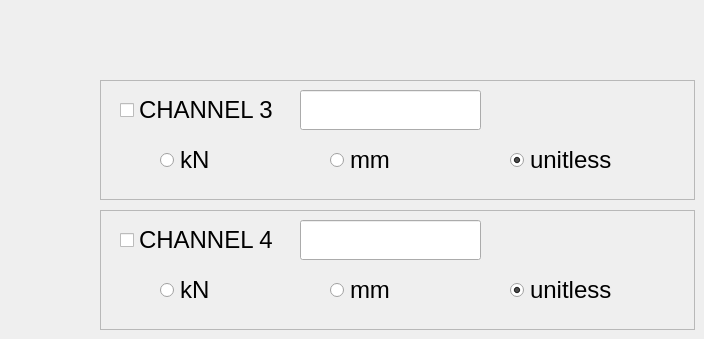
      <widget class="QWidget" name="tab_channels">
       <attribute name="title">
        <string/>
       </attribute>
       <widget class="QFrame" name="frame_4">
        <property name="geometry">
         <rect>
          <x>100</x>
          <y>210</y>
          <width>595</width>
          <height>120</height>
         </rect>
        </property>
        <property name="frameShape">
         <enum>QFrame::StyledPanel</enum>
        </property>
        <property name="frameShadow">
         <enum>QFrame::Raised</enum>
        </property>
        <widget class="QLineEdit" name="lineEdit_ch4_name">
         <property name="geometry">
          <rect>
           <x>200</x>
           <y>10</y>
           <width>181</width>
           <height>40</height>
          </rect>
         </property>
         <property name="font">
          <font>
           <pointsize>18</pointsize>
          </font>
         </property>
        </widget>
        <widget class="QFrame" name="frame_3">
         <property name="geometry">
          <rect>
           <x>20</x>
           <y>60</y>
           <width>565</width>
           <height>40</height>
          </rect>
         </property>
         <property name="frameShape">
          <enum>QFrame::NoFrame</enum>
         </property>
         <property name="frameShadow">
          <enum>QFrame::Raised</enum>
         </property>
         <widget class="QRadioButton" name="radioButton_ch4_kn">
          <property name="geometry">
           <rect>
            <x>40</x>
            <y>0</y>
            <width>91</width>
            <height>40</height>
           </rect>
          </property>
          <property name="font">
           <font>
            <pointsize>18</pointsize>
           </font>
          </property>
          <property name="styleSheet">
           <string notr="true"/>
          </property>
          <property name="text">
           <string>kN</string>
          </property>
          <property name="iconSize">
           <size>
            <width>64</width>
            <height>64</height>
           </size>
          </property>
          <property name="checked">
           <bool>false</bool>
          </property>
         </widget>
         <widget class="QRadioButton" name="radioButton_ch4_mm">
          <property name="geometry">
           <rect>
            <x>210</x>
            <y>0</y>
            <width>91</width>
            <height>40</height>
           </rect>
          </property>
          <property name="font">
           <font>
            <pointsize>18</pointsize>
           </font>
          </property>
          <property name="styleSheet">
           <string notr="true"/>
          </property>
          <property name="text">
           <string>mm</string>
          </property>
          <property name="iconSize">
           <size>
            <width>64</width>
            <height>64</height>
           </size>
          </property>
          <property name="checked">
           <bool>false</bool>
          </property>
         </widget>
         <widget class="QRadioButton" name="radioButton_ch4_unitless">
          <property name="geometry">
           <rect>
            <x>390</x>
            <y>0</y>
            <width>141</width>
            <height>40</height>
           </rect>
          </property>
          <property name="font">
           <font>
            <pointsize>18</pointsize>
           </font>
          </property>
          <property name="styleSheet">
           <string notr="true"/>
          </property>
          <property name="text">
           <string>unitless</string>
          </property>
          <property name="iconSize">
           <size>
            <width>64</width>
            <height>64</height>
           </size>
          </property>
          <property name="checked">
           <bool>true</bool>
          </property>
         </widget>
        </widget>
        <widget class="QCheckBox" name="checkBox_ch4">
         <property name="geometry">
          <rect>
           <x>20</x>
           <y>10</y>
           <width>180</width>
           <height>40</height>
          </rect>
         </property>
         <property name="font">
          <font>
           <pointsize>18</pointsize>
          </font>
         </property>
         <property name="text">
          <string>CHANNEL 4</string>
         </property>
        </widget>
       </widget>
       <widget class="QFrame" name="frame">
        <property name="geometry">
         <rect>
          <x>100</x>
          <y>80</y>
          <width>595</width>
          <height>120</height>
         </rect>
        </property>
        <property name="frameShape">
         <enum>QFrame::StyledPanel</enum>
        </property>
        <property name="frameShadow">
         <enum>QFrame::Raised</enum>
        </property>
        <widget class="QLineEdit" name="lineEdit_ch3_name">
         <property name="geometry">
          <rect>
           <x>200</x>
           <y>10</y>
           <width>181</width>
           <height>40</height>
          </rect>
         </property>
         <property name="font">
          <font>
           <pointsize>18</pointsize>
          </font>
         </property>
        </widget>
        <widget class="QCheckBox" name="checkBox_ch3">
         <property name="geometry">
          <rect>
           <x>20</x>
           <y>10</y>
           <width>180</width>
           <height>40</height>
          </rect>
         </property>
         <property name="font">
          <font>
           <pointsize>18</pointsize>
          </font>
         </property>
         <property name="text">
          <string>CHANNEL 3</string>
         </property>
        </widget>
        <widget class="QFrame" name="frame_2">
         <property name="geometry">
          <rect>
           <x>20</x>
           <y>60</y>
           <width>565</width>
           <height>40</height>
          </rect>
         </property>
         <property name="frameShape">
          <enum>QFrame::NoFrame</enum>
         </property>
         <property name="frameShadow">
          <enum>QFrame::Raised</enum>
         </property>
         <widget class="QRadioButton" name="radioButton_ch3_kn">
          <property name="geometry">
           <rect>
            <x>40</x>
            <y>0</y>
            <width>91</width>
            <height>40</height>
           </rect>
          </property>
          <property name="font">
           <font>
            <pointsize>18</pointsize>
           </font>
          </property>
          <property name="styleSheet">
           <string notr="true"/>
          </property>
          <property name="text">
           <string>kN</string>
          </property>
          <property name="iconSize">
           <size>
            <width>64</width>
            <height>64</height>
           </size>
          </property>
          <property name="checked">
           <bool>false</bool>
          </property>
         </widget>
         <widget class="QRadioButton" name="radioButton_ch3_mm">
          <property name="geometry">
           <rect>
            <x>210</x>
            <y>0</y>
            <width>91</width>
            <height>40</height>
           </rect>
          </property>
          <property name="font">
           <font>
            <pointsize>18</pointsize>
           </font>
          </property>
          <property name="styleSheet">
           <string notr="true"/>
          </property>
          <property name="text">
           <string>mm</string>
          </property>
          <property name="iconSize">
           <size>
            <width>64</width>
            <height>64</height>
           </size>
          </property>
          <property name="checked">
           <bool>false</bool>
          </property>
         </widget>
         <widget class="QRadioButton" name="radioButton_ch3_unitless">
          <property name="geometry">
           <rect>
            <x>390</x>
            <y>0</y>
            <width>141</width>
            <height>40</height>
           </rect>
          </property>
          <property name="font">
           <font>
            <pointsize>18</pointsize>
           </font>
          </property>
          <property name="styleSheet">
           <string notr="true"/>
          </property>
          <property name="text">
           <string>unitless</string>
          </property>
          <property name="iconSize">
           <size>
            <width>64</width>
            <height>64</height>
           </size>
          </property>
          <property name="checked">
           <bool>true</bool>
          </property>
         </widget>
        </widget>
       </widget>
      </widget>
